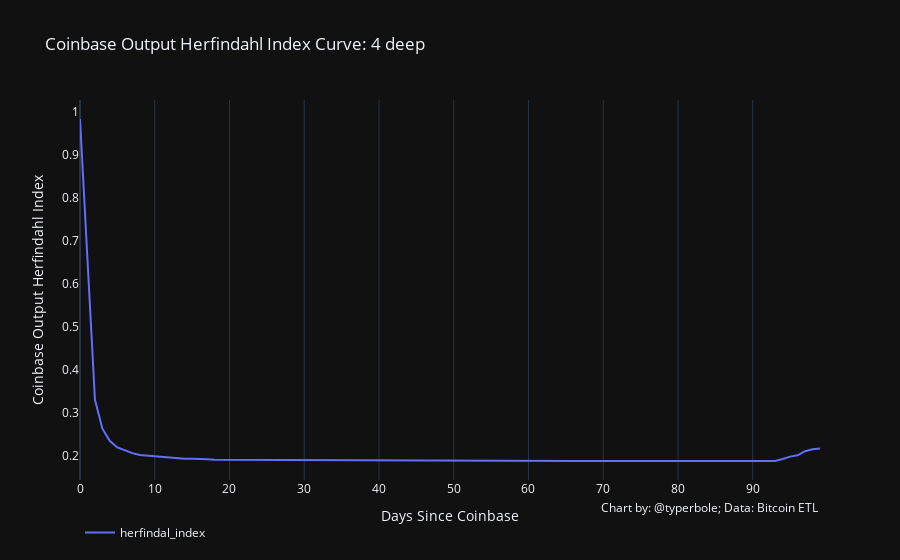

Notebook code cell kept with this figure:
### Code cell
chart_utils.single_axis_chart(
    curves.loc[curves['week_date'] == '2020-03-23'].reset_index(drop=True),
    x_series='days_since_coinbase', y1_series='herfindal_index',
    x_axis_title='Days Since Coinbase',
    y1_series_title='Coinbase Output Herfindahl Index',
#     y1_series_axis_format='{:.2f}',
    title='Coinbase Output Herfindahl Index Curve: 4 deep',
    data_source="Bitcoin ETL"
)

### Figure 1 — Plotly figure (JSON) as saved in the notebook; plotly's stock layout.template omitted (floating-point values rounded to 4 significant figures)
{"data": [{"name": "herfindal_index", "type": "scatter", "x": [0, 1, 2, 3, 4, 5, 6, 7, 8, 9, 10, 11, 12, 13, 14, 15, 16, 17, 18, 19, 20, 21, 22, 23, 24, 25, 26, 27, 28, 29, 30, 31, 32, 33, 34, 35, 36, 37, 38, 39, 40, 41, 42, 43, 44, 45, 46, 47, 48, 49, 50, 51, 52, 53, 54, 55, 56, 57, 58, 59, 60, 61, 62, 63, 64, 65, 66, 67, 68, 69, 70, 71, 72, 73, 74, 75, 76, 77, 78, 79, 80, 81, 82, 83, 84, 85, 86, 87, 88, 89, 90, 91, 92, 93, 94, 95, 96, 97, 98, 99], "xaxis": "x", "y": [0.9832, 0.6419, 0.3294, 0.2621, 0.2336, 0.2185, 0.2124, 0.2053, 0.2012, 0.1996, 0.1987, 0.1976, 0.1953, 0.1947, 0.1925, 0.1923, 0.1922, 0.1911, 0.1899, 0.1898, 0.1898, 0.1898, 0.1898, 0.1898, 0.1897, 0.1897, 0.1897, 0.1897, 0.1897, 0.1895, 0.1895, 0.1894, 0.1892, 0.1892, 0.189, 0.1887, 0.1886, 0.1883, 0.1882, 0.1882, 0.1882, 0.1882, 0.1882, 0.1882, 0.1882, 0.1882, 0.1881, 0.188, 0.188, 0.188, 0.1879, 0.1879, 0.1879, 0.1879, 0.1879, 0.1875, 0.1875, 0.1875, 0.1875, 0.1875, 0.1875, 0.1875, 0.1875, 0.1873, 0.1872, 0.1872, 0.1872, 0.1871, 0.1871, 0.1871, 0.1871, 0.1871, 0.1871, 0.1871, 0.1871, 0.1871, 0.1871, 0.1871, 0.1871, 0.1871, 0.1871, 0.1871, 0.1871, 0.187, 0.187, 0.187, 0.187, 0.187, 0.187, 0.187, 0.187, 0.187, 0.187, 0.187, 0.1916, 0.1972, 0.2003, 0.2099, 0.2144, 0.2159], "yaxis": "y"}], "layout": {"annotations": [{"showarrow": false, "text": "Chart by: @typerbole; Data: Bitcoin ETL", "x": 1, "xanchor": "right", "xref": "paper", "xshift": 0, "y": -0.1, "yanchor": "auto", "yref": "paper", "yshift": 0}], "legend": {"orientation": "h"}, "showlegend": true, "title": {"text": "Coinbase Output Herfindahl Index Curve: 4 deep"}, "xaxis": {"anchor": "y", "domain": [0, 1], "title": {"text": "Days Since Coinbase"}}, "yaxis": {"anchor": "x", "domain": [0, 1], "showgrid": false, "title": {"text": "Coinbase Output Herfindahl Index"}, "type": "linear"}}}
